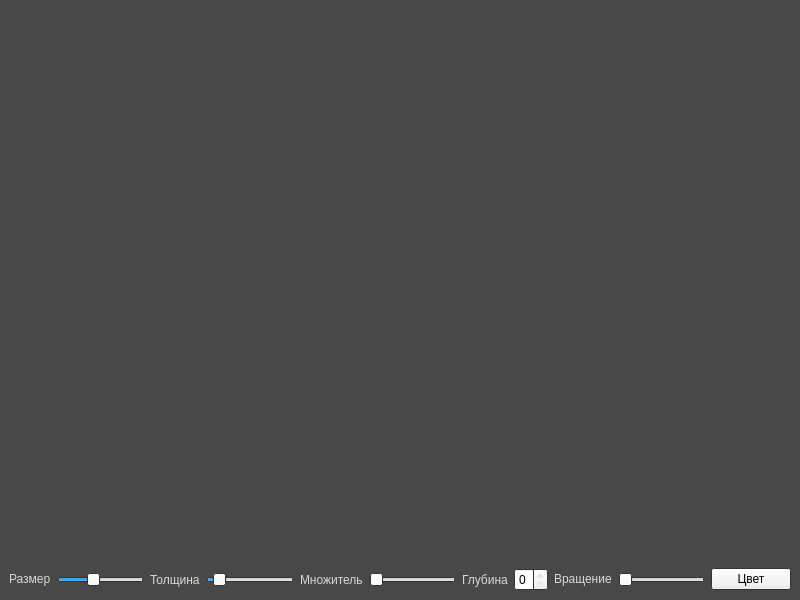
<?xml version="1.0" encoding="UTF-8"?>
<ui version="4.0">
 <class>WinterWindow</class>
 <widget class="QMainWindow" name="WinterWindow">
  <property name="geometry">
   <rect>
    <x>0</x>
    <y>0</y>
    <width>800</width>
    <height>600</height>
   </rect>
  </property>
  <property name="palette">
   <palette>
    <active>
     <colorrole role="WindowText">
      <brush brushstyle="SolidPattern">
       <color alpha="255">
        <red>217</red>
        <green>217</green>
        <blue>217</blue>
       </color>
      </brush>
     </colorrole>
     <colorrole role="Dark">
      <brush brushstyle="SolidPattern">
       <color alpha="255">
        <red>191</red>
        <green>191</green>
        <blue>191</blue>
       </color>
      </brush>
     </colorrole>
     <colorrole role="Mid">
      <brush brushstyle="SolidPattern">
       <color alpha="255">
        <red>128</red>
        <green>128</green>
        <blue>128</blue>
       </color>
      </brush>
     </colorrole>
     <colorrole role="Text">
      <brush brushstyle="SolidPattern">
       <color alpha="255">
        <red>0</red>
        <green>0</green>
        <blue>0</blue>
       </color>
      </brush>
     </colorrole>
     <colorrole role="Window">
      <brush brushstyle="SolidPattern">
       <color alpha="255">
        <red>72</red>
        <green>72</green>
        <blue>72</blue>
       </color>
      </brush>
     </colorrole>
     <colorrole role="Shadow">
      <brush brushstyle="SolidPattern">
       <color alpha="255">
        <red>191</red>
        <green>191</green>
        <blue>191</blue>
       </color>
      </brush>
     </colorrole>
     <colorrole role="HighlightedText">
      <brush brushstyle="SolidPattern">
       <color alpha="255">
        <red>255</red>
        <green>255</green>
        <blue>255</blue>
       </color>
      </brush>
     </colorrole>
     <colorrole role="ToolTipText">
      <brush brushstyle="SolidPattern">
       <color alpha="255">
        <red>0</red>
        <green>0</green>
        <blue>0</blue>
       </color>
      </brush>
     </colorrole>
    </active>
    <inactive>
     <colorrole role="WindowText">
      <brush brushstyle="SolidPattern">
       <color alpha="255">
        <red>217</red>
        <green>217</green>
        <blue>217</blue>
       </color>
      </brush>
     </colorrole>
     <colorrole role="Text">
      <brush brushstyle="SolidPattern">
       <color alpha="255">
        <red>0</red>
        <green>0</green>
        <blue>0</blue>
       </color>
      </brush>
     </colorrole>
     <colorrole role="Window">
      <brush brushstyle="SolidPattern">
       <color alpha="255">
        <red>72</red>
        <green>72</green>
        <blue>72</blue>
       </color>
      </brush>
     </colorrole>
     <colorrole role="Shadow">
      <brush brushstyle="SolidPattern">
       <color alpha="255">
        <red>191</red>
        <green>191</green>
        <blue>191</blue>
       </color>
      </brush>
     </colorrole>
     <colorrole role="ToolTipText">
      <brush brushstyle="SolidPattern">
       <color alpha="255">
        <red>0</red>
        <green>0</green>
        <blue>0</blue>
       </color>
      </brush>
     </colorrole>
    </inactive>
    <disabled>
     <colorrole role="Base">
      <brush brushstyle="SolidPattern">
       <color alpha="255">
        <red>71</red>
        <green>71</green>
        <blue>71</blue>
       </color>
      </brush>
     </colorrole>
     <colorrole role="Window">
      <brush brushstyle="SolidPattern">
       <color alpha="255">
        <red>72</red>
        <green>72</green>
        <blue>72</blue>
       </color>
      </brush>
     </colorrole>
     <colorrole role="Shadow">
      <brush brushstyle="SolidPattern">
       <color alpha="255">
        <red>191</red>
        <green>191</green>
        <blue>191</blue>
       </color>
      </brush>
     </colorrole>
     <colorrole role="ToolTipText">
      <brush brushstyle="SolidPattern">
       <color alpha="255">
        <red>0</red>
        <green>0</green>
        <blue>0</blue>
       </color>
      </brush>
     </colorrole>
    </disabled>
   </palette>
  </property>
  <property name="windowTitle">
   <string>Winter Window</string>
  </property>
  <widget class="QWidget" name="centralwidget">
   <layout class="QVBoxLayout" name="verticalLayout">
    <item>
     <spacer name="verticalSpacer">
      <property name="orientation">
       <enum>Qt::Vertical</enum>
      </property>
      <property name="sizeHint" stdset="0">
       <size>
        <width>20</width>
        <height>40</height>
       </size>
      </property>
     </spacer>
    </item>
    <item>
     <layout class="QHBoxLayout" name="horizontalLayout">
      <item alignment="Qt::AlignVCenter">
       <widget class="QLabel" name="label_2">
        <property name="text">
         <string>Размер</string>
        </property>
       </widget>
      </item>
      <item alignment="Qt::AlignVCenter">
       <widget class="QSlider" name="sld_size">
        <property name="minimum">
         <number>1</number>
        </property>
        <property name="maximum">
         <number>250</number>
        </property>
        <property name="value">
         <number>100</number>
        </property>
        <property name="orientation">
         <enum>Qt::Horizontal</enum>
        </property>
       </widget>
      </item>
      <item>
       <widget class="QLabel" name="label">
        <property name="text">
         <string>Толщина</string>
        </property>
       </widget>
      </item>
      <item>
       <widget class="QSlider" name="sld_line">
        <property name="minimum">
         <number>1</number>
        </property>
        <property name="maximum">
         <number>50</number>
        </property>
        <property name="value">
         <number>5</number>
        </property>
        <property name="orientation">
         <enum>Qt::Horizontal</enum>
        </property>
       </widget>
      </item>
      <item>
       <widget class="QLabel" name="label_4">
        <property name="text">
         <string>Множитель</string>
        </property>
       </widget>
      </item>
      <item>
       <widget class="QSlider" name="sld_factor">
        <property name="maximum">
         <number>1</number>
        </property>
        <property name="orientation">
         <enum>Qt::Horizontal</enum>
        </property>
       </widget>
      </item>
      <item>
       <widget class="QLabel" name="label_3">
        <property name="text">
         <string>Глубина</string>
        </property>
       </widget>
      </item>
      <item>
       <widget class="QSpinBox" name="spin_depth">
        <property name="maximum">
         <number>5</number>
        </property>
       </widget>
      </item>
      <item alignment="Qt::AlignVCenter">
       <widget class="QLabel" name="label_5">
        <property name="text">
         <string>Вращение</string>
        </property>
       </widget>
      </item>
      <item>
       <widget class="QSlider" name="sld_rotation">
        <property name="maximum">
         <number>360</number>
        </property>
        <property name="orientation">
         <enum>Qt::Horizontal</enum>
        </property>
       </widget>
      </item>
      <item>
       <widget class="QPushButton" name="btn_color">
        <property name="text">
         <string>Цвет</string>
        </property>
       </widget>
      </item>
     </layout>
    </item>
   </layout>
  </widget>
 </widget>
 <resources/>
 <connections>
  <connection>
   <sender>sld_line</sender>
   <signal>valueChanged(int)</signal>
   <receiver>WinterWindow</receiver>
   <slot>repaint()</slot>
   <hints>
    <hint type="sourcelabel">
     <x>258</x>
     <y>567</y>
    </hint>
    <hint type="destinationlabel">
     <x>399</x>
     <y>299</y>
    </hint>
   </hints>
  </connection>
  <connection>
   <sender>sld_rotation</sender>
   <signal>valueChanged(int)</signal>
   <receiver>WinterWindow</receiver>
   <slot>repaint()</slot>
   <hints>
    <hint type="sourcelabel">
     <x>674</x>
     <y>567</y>
    </hint>
    <hint type="destinationlabel">
     <x>399</x>
     <y>299</y>
    </hint>
   </hints>
  </connection>
  <connection>
   <sender>sld_size</sender>
   <signal>valueChanged(int)</signal>
   <receiver>WinterWindow</receiver>
   <slot>repaint()</slot>
   <hints>
    <hint type="sourcelabel">
     <x>106</x>
     <y>567</y>
    </hint>
    <hint type="destinationlabel">
     <x>399</x>
     <y>299</y>
    </hint>
   </hints>
  </connection>
  <connection>
   <sender>sld_factor</sender>
   <signal>valueChanged(int)</signal>
   <receiver>WinterWindow</receiver>
   <slot>repaint()</slot>
   <hints>
    <hint type="sourcelabel">
     <x>420</x>
     <y>577</y>
    </hint>
    <hint type="destinationlabel">
     <x>399</x>
     <y>299</y>
    </hint>
   </hints>
  </connection>
  <connection>
   <sender>spin_depth</sender>
   <signal>valueChanged(int)</signal>
   <receiver>WinterWindow</receiver>
   <slot>repaint()</slot>
   <hints>
    <hint type="sourcelabel">
     <x>536</x>
     <y>577</y>
    </hint>
    <hint type="destinationlabel">
     <x>399</x>
     <y>299</y>
    </hint>
   </hints>
  </connection>
 </connections>
</ui>
